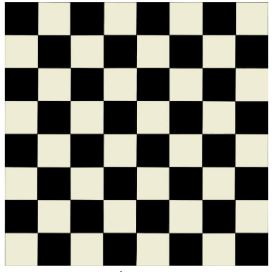
#> input picture chessboard.jpg, 279 x 272 px
$ jupyter execute --allow-errors 'Week06-FEATURE DETECTION & DESCRIPTION.ipynb'
#> lines starting #> are read from the running program, lines starting #| are printed output that depends on the picture; after the words box and inside, x2 and y2 are one past the last pixel; in counts of white or black regions, pixels touching at a corner belong together
[cell 1]
import cv2
import numpy as np
import matplotlib.pylab as plt

[cell 2]
img = cv2.imread('chessboard.jpg')
#> img is the input picture: shape (272, 279, 3); mean B, G, R 118.2, 128, 128.9
gray = cv2.cvtColor(img,cv2.COLOR_BGR2GRAY)

gray = np.float32(gray)
dst = cv2.cornerHarris(gray,2,3,0.04)

dst = cv2.dilate(dst,None)
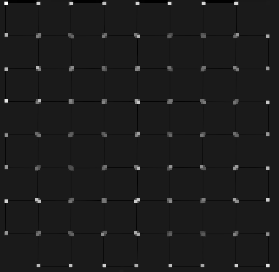
#> dst: shape (272, 279) float32; min -28285598, max 244976704, mean 1734540.1; drawn with min black and max white

img[dst>0.01*dst.max()]=[0,0,255]
#> img: shape (272, 279, 3); 2.85% of pixels changed, all inside (x1, y1, x2, y2) = (4, 1, 270, 272)

cv2.imshow('dst',img)
cv2.waitKey(0)
cv2.destroyAllWindows()

[cell 3]
img2 = cv2.imread('home.jpg')
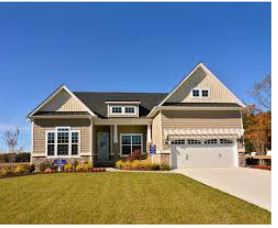
#> input picture home.JPG, 278 x 228 px, found by its file name
#> img2 is the input picture: shape (228, 278, 3); mean B, G, R 140.6, 132.2, 121.8
gray = cv2.cvtColor(img2,cv2.COLOR_BGR2GRAY)
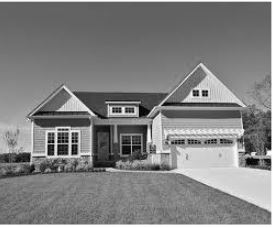
#> gray: shape (228, 278); min 0, max 255, mean 130.1

sift = cv2.xfeatures2d.SIFT_create()
kp = sift.detect(gray,None)
#> kp = 437 keypoints; strongest (x, y, size): (205, 93, 4.2), (196, 93, 4), (268, 161, 4.8), (251, 162, 7.2)

img3 = cv2.drawKeypoints(gray,kp,img2)
cv2.imwrite('sift_keypoints.jpg',img3)
plt.imshow(img2)

[cell 4]
img2 = cv2.imread('butterfly.jpg',0)
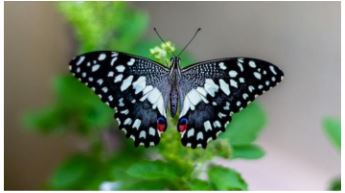
#> input picture butterfly.JPG, 345 x 193 px, found by its file name
#> img2: shape (193, 345); min 0, max 255, mean 120
surf = cv2.xfeatures2d.SIFT_create(400)
kp,des= surf.detectAndCompute(img,None)
#> kp = 317 keypoints; strongest (x, y, size): (251, 117, 20.4), (251, 183, 20.5), (251, 51, 20.4), (219, 183, 19.9)
len(kp)
#> Out = 317

#> (a cell that did not finish here is left out)

[cell 6]
img3 = cv2.imread('butterfly.jpg',0)

fast = cv2.FastFeatureDetector_create()
kp = fast.detect(img3,None)
#> kp = 822 keypoints; strongest (x, y, size): (4, 189, 7), (224, 67, 7), (122, 89, 7), (227, 93, 7)
img4 = cv2.drawKeypoints(img3, kp, None,color=(255,0,0))
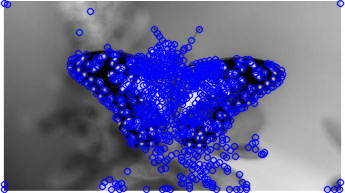
#> img4: shape (193, 345, 3); mean of channels 0, 1, 2 150.2, 103.3, 103.3; drawn as B, G, R

print("Threshold: {}".format(fast.getThreshold()))
print("nonmaxSuppresion:{}".format(fast.getNonmaxSuppression()))
print("neighborhood:{}".format(fast.getType()))
print("Total keypoints with nonmaxSuppresion:{}".format(len(kp)))
#| Total keypoints with nonmaxSuppresion:822
cv2.imwrite('fast_true.png',img4)

fast.setNonmaxSuppression(0)
kp = fast.detect(img3,None)
#> kp = 5724 keypoints; strongest (x, y, size): (4, 3, 7), (340, 3, 7), (7, 4, 7), (90, 10, 7)
print("Total Keypounts without nonmaxSuppresion:{}".format(len(kp)))
#| Total Keypounts without nonmaxSuppresion:5724
img5 = cv2.drawKeypoints(img3, kp, None,color=(255,0,0))
cv2.imwrite('fast_true.png',img5)
plt.imshow(img3)

[cell 7]
img = cv2.imread('butterfly.jpg',0)
star = cv2.xfeatures2d.StarDetector_create()
brief = cv2.xfeatures2d.BriefDescriptorExtractor_create()
kp = star.detect(img,None)
#> kp = 114 keypoints; strongest (x, y, size): (232, 73, 6), (137, 123, 6), (233, 83, 4), (120, 69, 6)
kp,des = brief.compute(img,kp)
print(brief.descriptorSize())
print(des.shape)
#| (114, 32)
img2 = cv2.drawKeypoints(img,kp,None,(255,0,0))
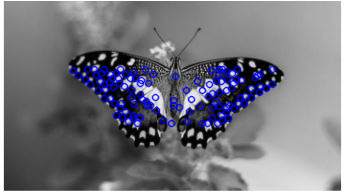
#> img2: shape (193, 345, 3); mean of channels 0, 1, 2 126.5, 117.5, 117.5; drawn as B, G, R
plt.imshow(img2),plt.show()

[cell 8]
img3 = cv2.imread('butterfly.jpg',0)
orb = cv2.ORB_create()

kp = orb.detect(img3,None)
#> kp = 440 keypoints; strongest (x, y, size): (232, 82, 44.6), (230, 72, 44.6), (235, 73, 44.6), (230, 73, 37.2)

kp,des = orb.compute(img,kp)
img4 = cv2.drawKeypoints(img3,kp,None,(255,0,0),flags=0)
plt.imshow(img4),plt.show()

[cell 9]
img1 = cv2.imread('butterfly2.jpg',cv2.IMREAD_GRAYSCALE)
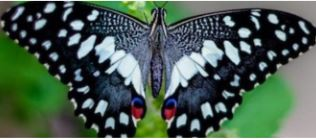
#> input picture butterfly2.JPG, 316 x 139 px, found by its file name
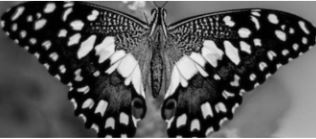
#> img1: shape (139, 316); min 0, max 255, mean 85.1
img2 = cv2.imread('butterfly.jpg',cv2.IMREAD_GRAYSCALE)

orb = cv2.ORB_create()

kp1 ,des1 = orb.detectAndCompute(img1,None)
#> kp1 = 345 keypoints; strongest (x, y, size): (180, 84, 31), (226, 42, 37.2), (184, 85, 31), (225, 42, 31)
kp2 ,des2 = orb.detectAndCompute(img2,None)
#> kp2 has the same summary as kp

[cell 10]
bf = cv2.BFMatcher(cv2.NORM_HAMMING, crossCheck=True)
matches = bf.match(des1,des2)
#> matches = 154 matches
matches= sorted(matches, key = lambda x:x.distance)

img3 = cv2.drawMatches(img1,kp1,img2,kp2,matches[:10],None,flags=cv2.DrawMatchesFlags_NOT_DRAW_SINGLE_POINTS)
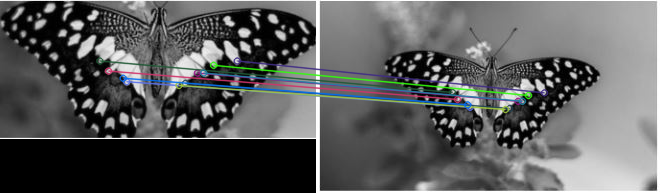
#> img3: shape (193, 661, 3); mean of channels 0, 1, 2 92.6, 92.5, 91.4; drawn as B, G, R
plt.imshow(img3),plt.show()
cv2.waitKey(0)
cv2.destroyAllWindows()

[cell 11]
img3 = cv2.imread('butterfly2.jpg',cv2.IMREAD_GRAYSCALE)
img4 = cv2.imread('butterfly.jpg',cv2.IMREAD_GRAYSCALE)

sift = cv2.xfeatures2d.SIFT_create()
kp1 ,des1 = orb.detectAndCompute(img3,None)
kp2 ,des2 = orb.detectAndCompute(img4,None)

FLANN_INDEX_KDTREE = 1
index_params = dict(algorithm = FLANN_INDEX_KDTREE, trees = 5)
search_params = dict(checks=50)   # or pass empty dictionary
flann = cv2.FlannBasedMatcher(index_params,search_params)
matches = flann.knnMatch(np.asarray(des1,np.float32),np.asarray(des2,np.float32),k=2)
#> matches = 345 matches

# Need to draw only good matches, so create a mask
matchesMask = [[0,0] for i in range(len(matches))]
#> matchesMask = 345 pairs, first value 0 to 0, second value 0 to 0

# ratio test as per Lowe's paper
for i,(m,n) in enumerate(matches):
    if m.distance < 0.7*n.distance:
        matchesMask[i]=[1,0]
#> after the loop, matchesMask = 345 pairs, first value 0 to 1, second value 0 to 0
draw_params = dict(matchColor = (0,255,0),
                   singlePointColor = (255,0,0),
                   matchesMask = matchesMask,
                   flags = cv2.DrawMatchesFlags_DEFAULT)
#> draw_params = 4 items
img5 = cv2.drawMatchesKnn(img3,kp1,img4,kp2,matches,None,**draw_params)
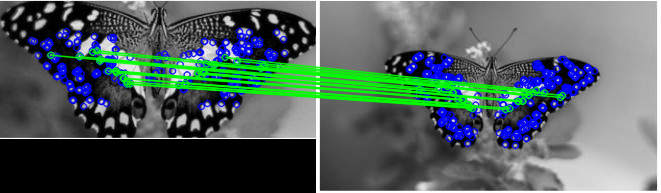
#> img5: shape (193, 661, 3); mean of channels 0, 1, 2 94.7, 97.7, 81; drawn as B, G, R
plt.imshow(img5,),plt.show()
